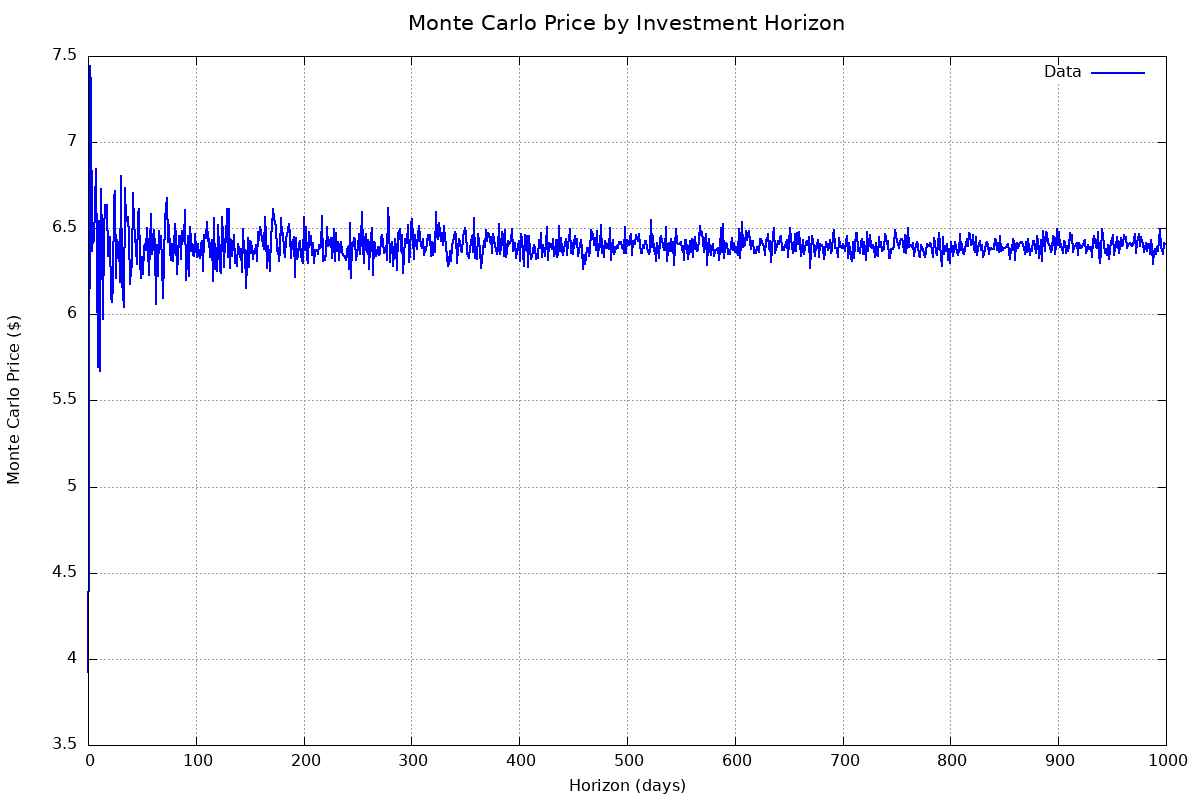

The gnuplot source for this figure:
# Gnuplot script auto-generated
set terminal png size 1200,800 enhanced font 'Arial,12'
set output './plots/mc_price_by_horizon.png'

set title 'Monte Carlo Price by Investment Horizon' font 'Arial,16'
set xlabel 'Horizon (days)'
set ylabel 'Monte Carlo Price ($)'
set grid
set style line 1 lc rgb 'blue' lw 2

plot './plots/mc_price_by_horizon.dat' using 1:2 with lines linestyle 1 title 'Data'
